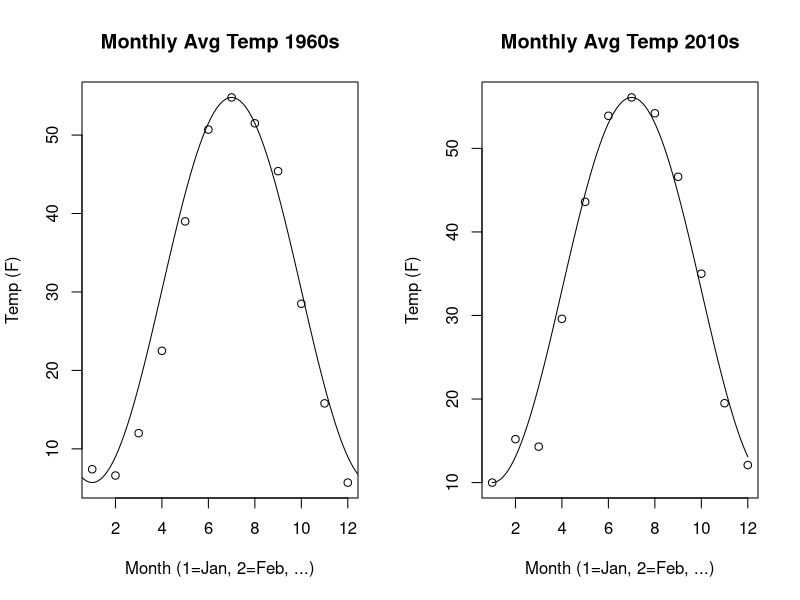

Write R code to recreate this figure.
#R Script to accompany the "Sines of the Times" ecological justice project.
#James Millikan, SJ, Verbum Dei High School, Los Angeles, 2022. AMDG

#Average monthly temperatures in Bethel, Alaska 1960s & 2010s

Temp1960s<-c(7.4, 6.6, 12.0, 22.5, 39, 50.7, 54.8, 51.5, 45.4, 28.5, 15.8, 5.7)
Temp2010s<-c(10.0, 15.2, 14.3, 29.6, 43.6, 53.9, 56.1, 54.2, 46.6, 35.0, 19.5, 12.1)

par(mfrow=c(1,2)) #Plot the temp graphs side by side. 
#Note: Make sure to make the plot window wide enough to see both plots.

t1<-c(1:12) #Assigns a vector of length 12 for the twelve months of the year.
t2<-c(1:12)

y1<-c(Temp1960s)
y2<-c(Temp2010s)

#Now we find the coefficients for the model y=a*cos(bx+c)+d

a1<-.5*(max(Temp1960s)-min(Temp1960s))#amplitude 1
a2<-.5*(max(Temp2010s)-min(Temp2010s))#amplitude 2

b1<-((2*pi)/length(t1))# recall that period = 2π/|b|
b2<-((2*pi)/length(t2))

PhaseShift1<-which(y1==max(y1)) #The graph cos(x) must be shifted 7 units right to align with the data 
PhaseShift2<-which(y2==max(y2))

c1<-(-1*PhaseShift1*abs(b1)) #Recall that phase shift = -c/|b|
c2<-(-1*PhaseShift2*abs(b2))

d1<-(1/2)*(max(Temp1960s)+min(Temp1960s)) #vertically shifts the cosine function
d2<-(1/2)*(max(Temp2010s)+min(Temp2010s))

f1 <- function(x) a1*cos(b1*x+c1)+d1 # Our model for the 1960s temperatures

f2 <-function(x) a2*cos(b2*x+c2)+d2 # Model for the 2010s temperature

#Plots the functions over the monthly temperature data.

plot(t1, y1, main="Monthly Avg Temp 1960s", xlab="Month (1=Jan, 2=Feb, ...)", ylab="Temp (F)")
plot(f1, xlim=c(0,12.5), add=T, main="Monthly Avg Temp 1960s", xlab="Month (1=Jan, 2=Feb, ...)", ylab="Temp (F)")
plot(t2, y2, main="Monthly Avg Temp 2010s", xlab="Month (1=Jan, 2=Feb, ...)", ylab="Temp (F)")
plot(f2, xlim=c(1,12), add=T, main="Monthly Avg Temp 2010s", xlab="Month (1=Jan, 2=Feb, ...)", ylab="Temp (F)")

#Questions? Shoot me an email at jmillikan@jesuits.org
#AMDG